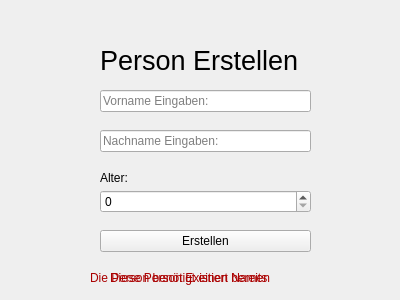
<?xml version="1.0" encoding="UTF-8"?>
<ui version="4.0">
 <class>Createperson</class>
 <widget class="QWidget" name="Createperson">
  <property name="geometry">
   <rect>
    <x>0</x>
    <y>0</y>
    <width>400</width>
    <height>300</height>
   </rect>
  </property>
  <property name="windowTitle">
   <string>Form</string>
  </property>
  <widget class="QLabel" name="labelPersonErstellen">
   <property name="geometry">
    <rect>
     <x>100</x>
     <y>50</y>
     <width>221</width>
     <height>21</height>
    </rect>
   </property>
   <property name="font">
    <font>
     <pointsize>20</pointsize>
    </font>
   </property>
   <property name="text">
    <string>Person Erstellen</string>
   </property>
  </widget>
  <widget class="QLineEdit" name="lineEditVorname">
   <property name="geometry">
    <rect>
     <x>100</x>
     <y>90</y>
     <width>211</width>
     <height>22</height>
    </rect>
   </property>
   <property name="toolTip">
    <string/>
   </property>
   <property name="statusTip">
    <string/>
   </property>
   <property name="inputMask">
    <string/>
   </property>
   <property name="placeholderText">
    <string>Vorname Eingaben:</string>
   </property>
  </widget>
  <widget class="QLineEdit" name="lineEditNachname">
   <property name="geometry">
    <rect>
     <x>100</x>
     <y>130</y>
     <width>211</width>
     <height>22</height>
    </rect>
   </property>
   <property name="placeholderText">
    <string>Nachname Eingaben:</string>
   </property>
  </widget>
  <widget class="QSpinBox" name="spinBox">
   <property name="geometry">
    <rect>
     <x>100</x>
     <y>190</y>
     <width>211</width>
     <height>23</height>
    </rect>
   </property>
   <property name="maximum">
    <number>999</number>
   </property>
  </widget>
  <widget class="QLabel" name="label">
   <property name="geometry">
    <rect>
     <x>100</x>
     <y>170</y>
     <width>41</width>
     <height>16</height>
    </rect>
   </property>
   <property name="text">
    <string>Alter:</string>
   </property>
  </widget>
  <widget class="QPushButton" name="pushButton">
   <property name="geometry">
    <rect>
     <x>100</x>
     <y>230</y>
     <width>211</width>
     <height>22</height>
    </rect>
   </property>
   <property name="text">
    <string>Erstellen</string>
   </property>
  </widget>
  <widget class="QLabel" name="labelNoName">
   <property name="geometry">
    <rect>
     <x>90</x>
     <y>270</y>
     <width>241</width>
     <height>16</height>
    </rect>
   </property>
   <property name="text">
    <string>&lt;html&gt;&lt;head/&gt;&lt;body&gt;&lt;p&gt;&lt;span style=&quot; color:#aa0000;&quot;&gt;Die Person benötigt einen Namen&lt;/span&gt;&lt;/p&gt;&lt;/body&gt;&lt;/html&gt;</string>
   </property>
  </widget>
  <widget class="QLabel" name="labelPersonExists">
   <property name="geometry">
    <rect>
     <x>110</x>
     <y>270</y>
     <width>211</width>
     <height>16</height>
    </rect>
   </property>
   <property name="text">
    <string>&lt;html&gt;&lt;head/&gt;&lt;body&gt;&lt;p&gt;&lt;span style=&quot; color:#aa0000;&quot;&gt;Diese Person Existiert bereits&lt;/span&gt;&lt;/p&gt;&lt;/body&gt;&lt;/html&gt;</string>
   </property>
  </widget>
 </widget>
 <resources/>
 <connections/>
</ui>
